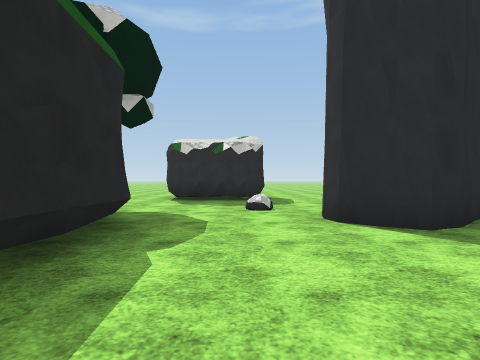
view 1 (above)

24 first-person views from a walk through a scene from a Unity 3-D project. The camera is 1.3 m above the floor, looks level and sees 85° across. The floor is counted in squares, 2 m on a side. Each view is taken from the middle of a square. On the plan, view 1 faces up. The plan holds only what a view shows up to about 9 squares ahead; the rest is blank. The place goes on beyond the plan. Flat ground stands in for the terrain. Some animated figures are not drawn. Surface patterns are stand-ins for the level's own textures.

view 2
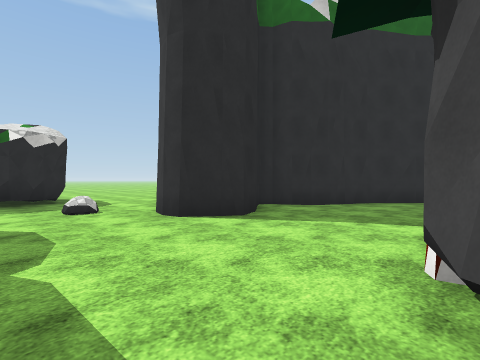

view 3
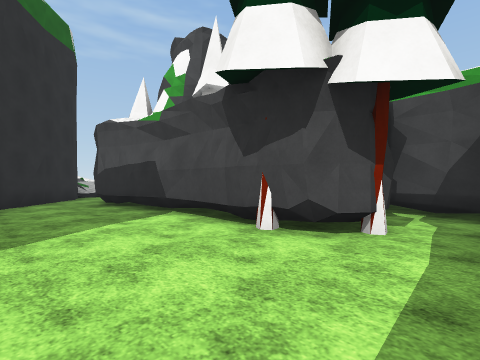

view 4
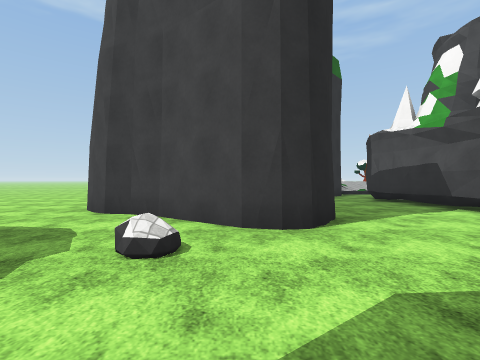

view 5
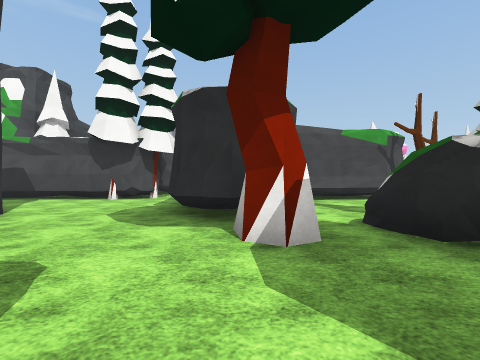

view 6
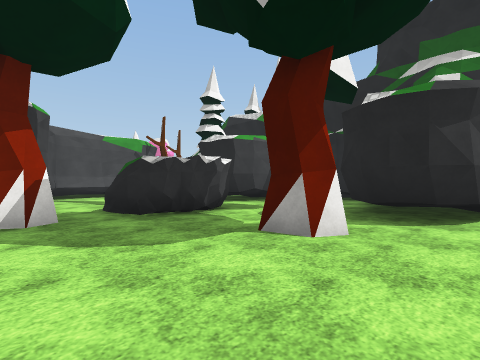

view 7
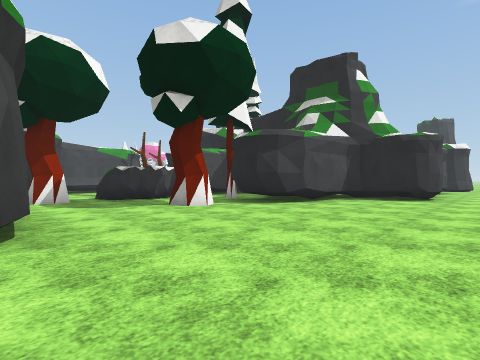

view 8
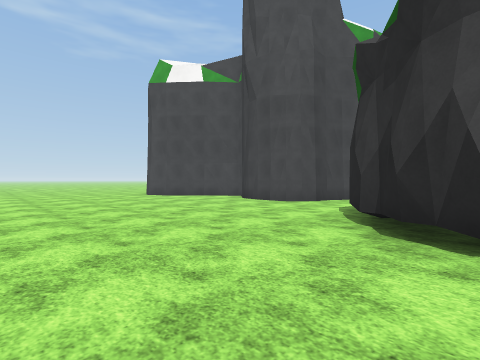

view 9
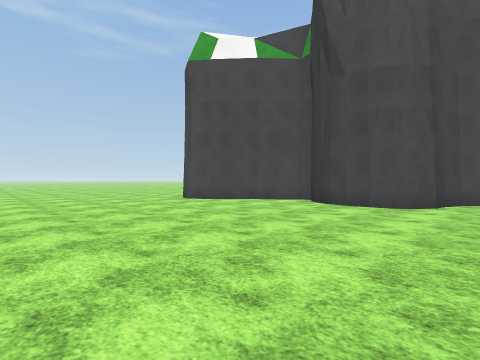

view 10
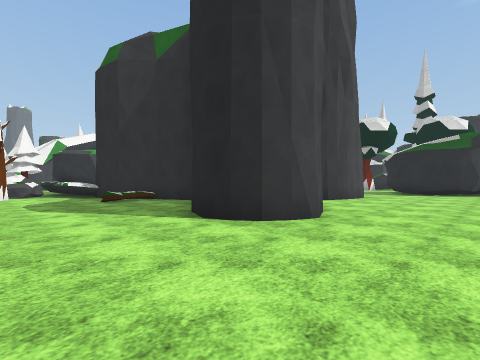

view 11
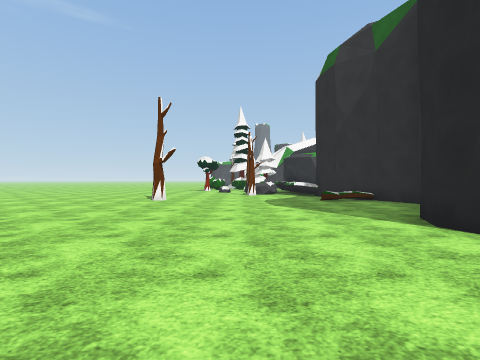

view 12
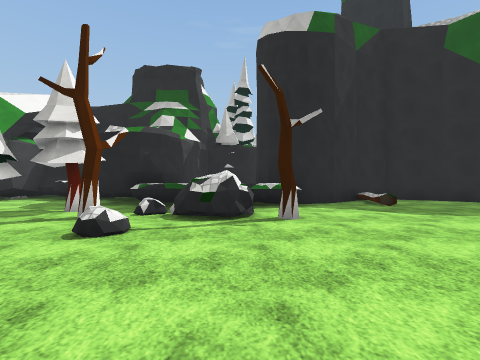

view 13
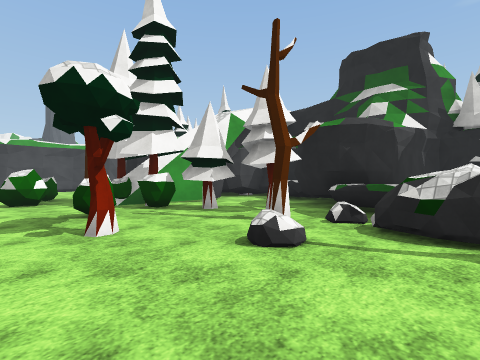

view 14
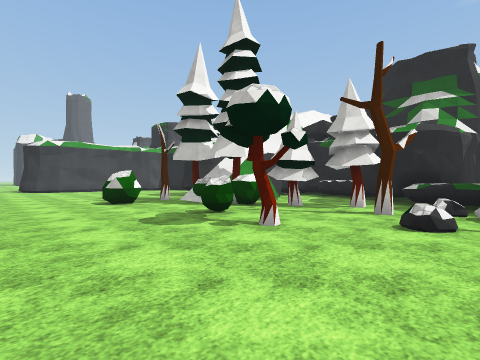

view 15
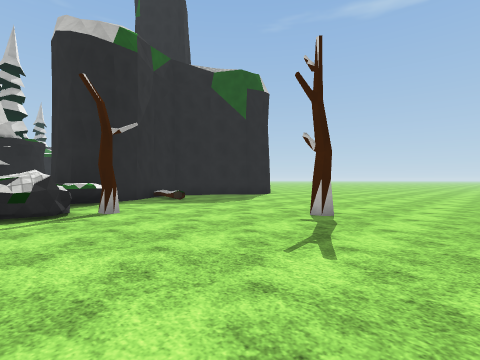

view 16
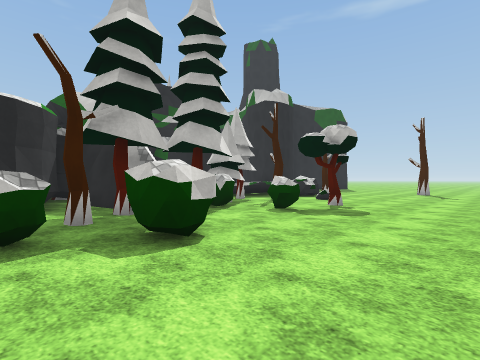

view 17
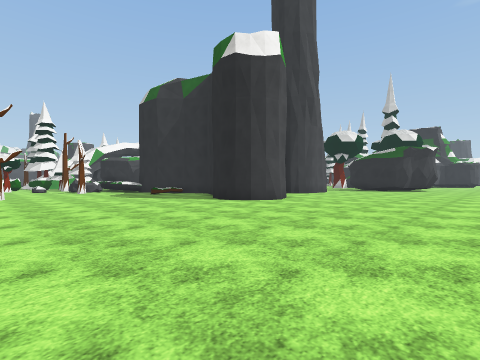

view 18
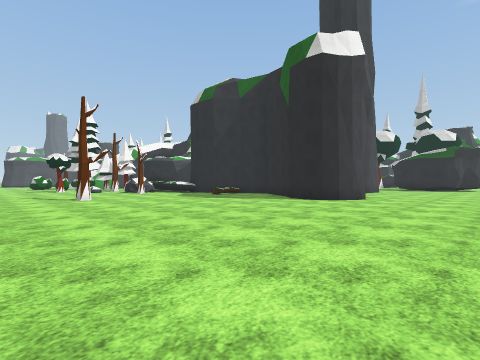

view 19
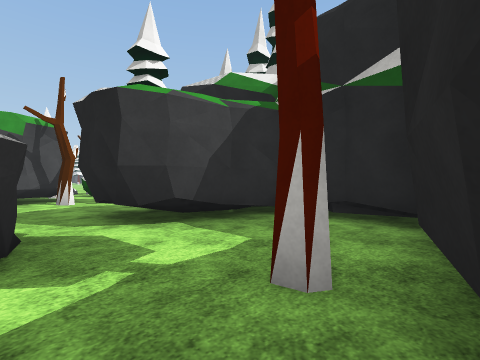

view 20
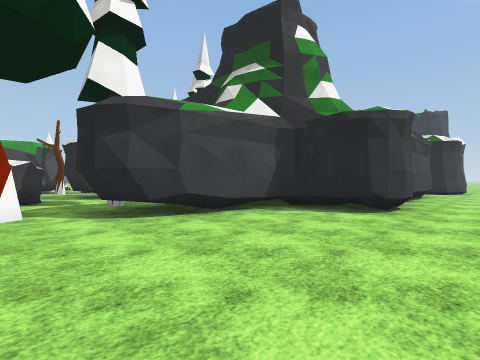

view 21
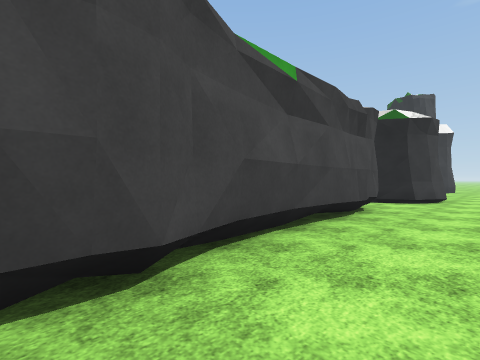

view 22
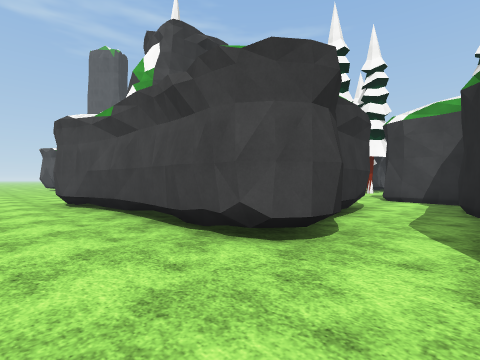

view 23
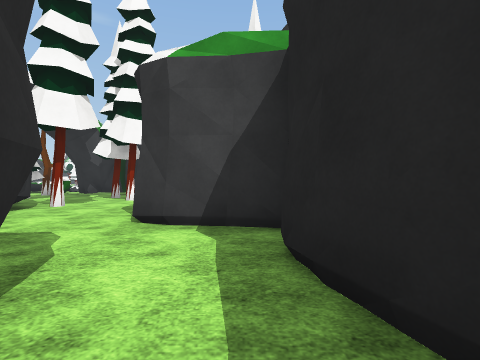

view 24
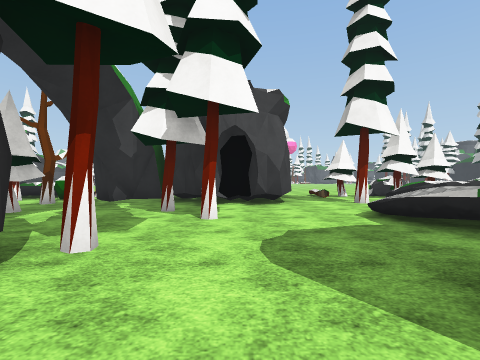

### Floor plan
Key: @ floor where view 1 was taken; # wall or solid block; . main floor; : floor 0.75 m higher than the main floor; / step, stairs or slope; O other object.
Columns run from 21 left of view 1 to 19 right of it. Each row starts with its distance up from view 1.
 15 .......................................
 14 #......................................
 13 #..#######...............................
 12 ##.#     #.........##....................
 11   .#     #####.....###...................
 10   .#        ##.....# #...................
  9  #.#        ##.O...###........###........
  8  #...    ##..O......##...###.####........
  7  #....   #..../O........## #####.........
  6  ###...  ##.../ O.O...O.#     #..........
  5     ...   ###.: O.#....####   #..........
  4    ....#    #.. . ##...##.##  #.O..... ..
  3   /....O   ......  #.......#####.........
  2   /....... O.....# #.........###.........
  1   /...O...O O...##  ..........##//.O.....
  0   .....O..O #####   .@O##### ..  #O......
 -1  OO.#.#./.O          O           /O......
 -2  ...####/#OOO       ###      ####/O.O....
 -3 O...      OO                    #O.......
 -4                                 #....O...
 -5                              OO...O..O...
 -6                              OO....OO....
 -7                               #.### O....
 -8                               #####O  ...
 -9                                  #..O....
-10                                  ## OO...

Where each view was taken, in squares from view 1:
view 1: 0 up, 0 right, facing up
view 2: 0 up, 1 left, facing up-right
view 3: 3 up, 1 left, facing down-right
view 4: 5 up, 2 left, facing right
view 5: 9 up, 3 left, facing down
view 6: 11 up, 3 left, facing down-left
view 7: 15 up, 2 left, facing down-left
view 8: 15 up, 1 left, facing down-right
view 9: 15 up, 2 right, facing down-right
view 10: 12 up, 14 right, facing down-left
view 11: 12 up, 14 right, facing down
view 12: 0 up, 18 right, facing left
view 13: 0 up, 17 right, facing down-left
view 14: 1 down, 19 right, facing down-left
view 15: 1 down, 19 right, facing up-left
view 16: 10 down, 19 right, facing up-left
view 17: 15 up, 17 right, facing down-left
view 18: 13 up, 19 right, facing down-left
view 19: 9 up, 7 left, facing down-left
view 20: 15 up, 6 left, facing down-left
view 21: 15 up, 12 left, facing down-left
view 22: 15 up, 20 left, facing down-right
view 23: 10 up, 19 left, facing down
view 24: 6 up, 16 left, facing down
